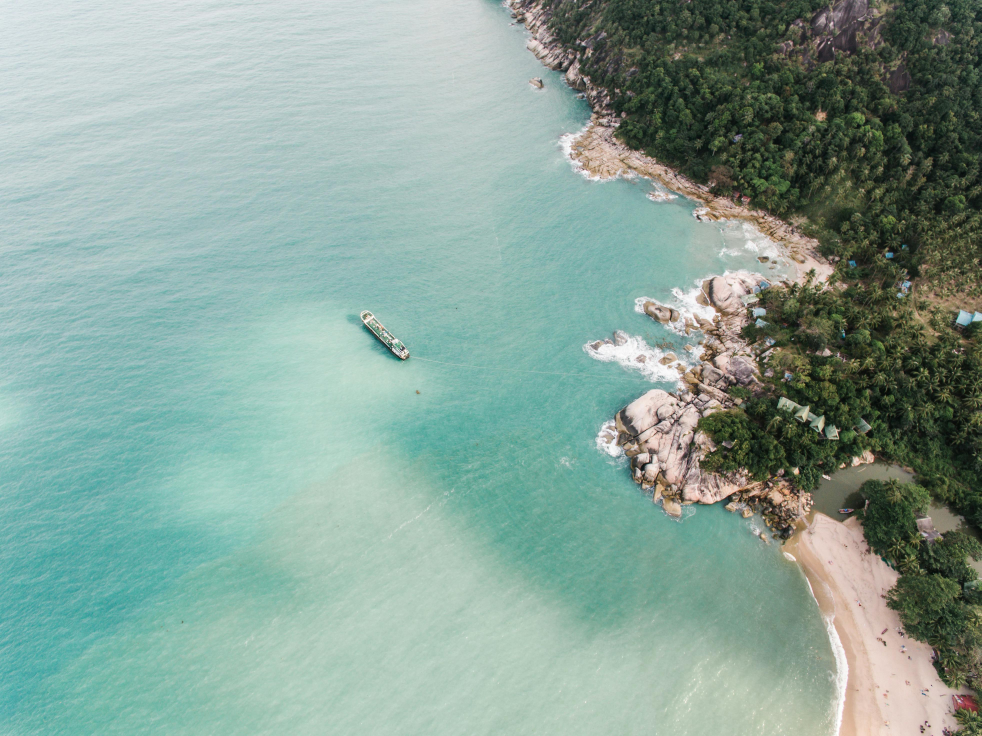
#> input picture gambar.jpg, 3926 x 2943 px (shown at 1/4 size)
$ python Quis-2.py
#> lines starting #> are read from the running program, lines starting #| are printed output that depends on the picture
# Impor pustaka yang diperlukan ke dalam skrip
from minisom import MiniSom
import numpy as np
from PIL import Image
import matplotlib.pyplot as plt

# Coba muat gambar dari file
try:
    img_original = Image.open('gambar.jpg')
#> img_original is the input picture: PIL image 3926x2943 RGB; mean R, G, B 136.3, 162.1, 151.6
except FileNotFoundError:
    print("Error: File 'gambar.jpg' tidak ditemukan. Pastikan file ada di folder yang sama dengan skrip.")
    exit()

# Ubah ukuran gambar agar proses lebih cepat
img_resized = img_original.resize((150, 150))
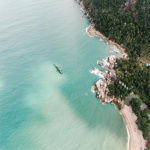
#> img_resized: PIL image 150x150 RGB; mean R, G, B 136.3, 162.1, 151.6

# Konversi gambar ke array NumPy dan normalisasi
img_array = np.array(img_resized) / 255.0

# Simpan bentuk asli gambar untuk digunakan nanti saat visualisasi
original_shape = img_array.shape
#> original_shape = (150, 150, 3)

# Ubah bentuk array 3D menjadi daftar piksel 2D
# (tinggi * lebar, 3 channel warna)
pixels = img_array.reshape(-1, 3)

print("Data gambar berhasil disiapkan untuk SOM.")
print(f"Bentuk data piksel yang diratakan: {pixels.shape}")
#| Bentuk data piksel yang diratakan: (22500, 3)


# Tentukan jumlah warna akhir yang kita inginkan
n_colors = 16

# Inisialisasi model SOM
#> (the run stopped early here; a loop or call above may not have finished)
